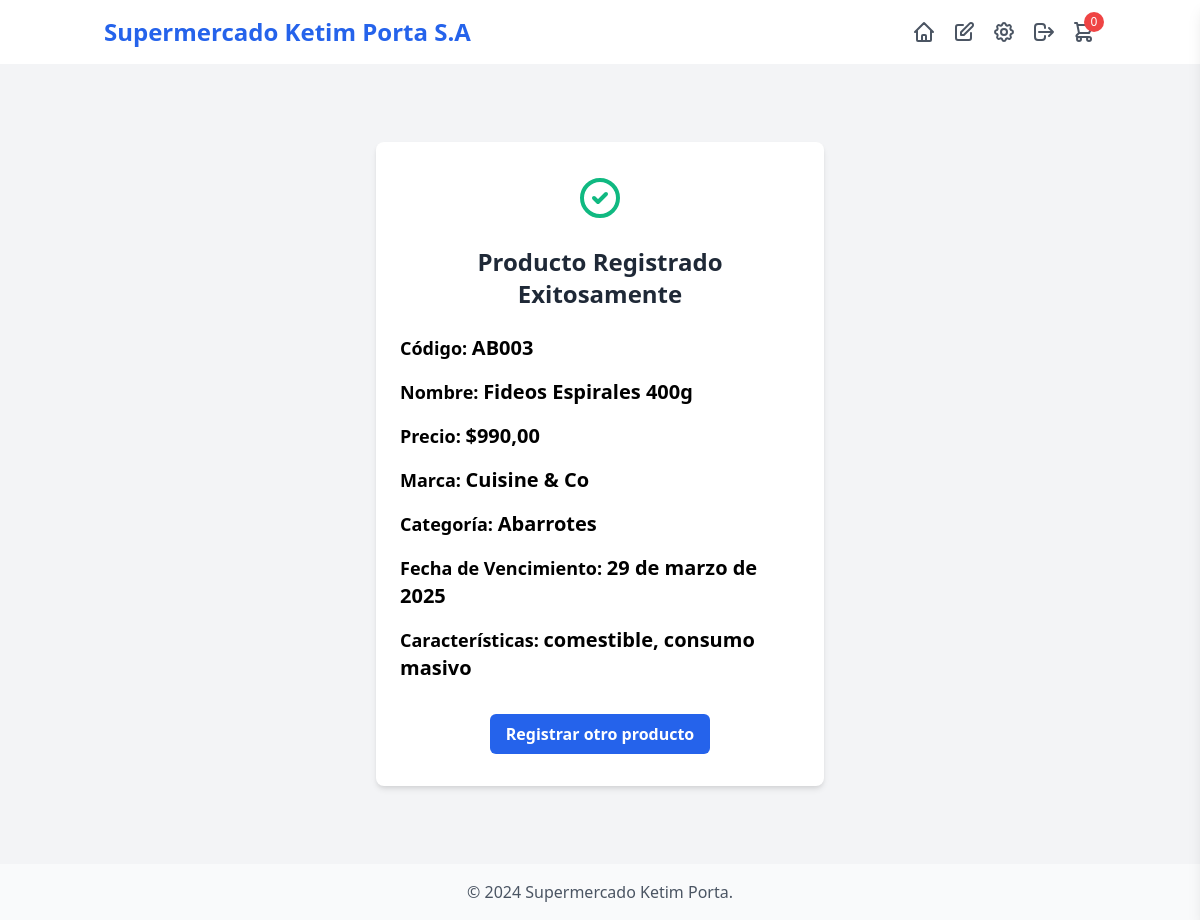
/resultado/7/ (signed in), run on the app's committed database.
### productos/models.py (models this page shows, shortened)
class Producto(models.Model):
    codigo = models.CharField(max_length=50, unique=True)
    nombre = models.CharField(max_length=100)
    precio = models.DecimalField(max_digits=10, decimal_places=2, default=0.00)
    marca = models.ForeignKey(Marca, on_delete=models.CASCADE)
    categoria = models.ForeignKey(Categoria, on_delete=models.SET_NULL, null=True)
    caracteristicas = models.ManyToManyField(Caracteristica)
    fecha_vencimiento = models.DateField()
    imagen = models.ImageField(upload_to='productos/', null=True, blank=True)

class Marca(models.Model):
    nombre = models.CharField(max_length=100, unique=True)
    def __str__(self):
        return self.nombre

class Categoria(models.Model):
    nombre = models.CharField(max_length=100, unique=True)
    def __str__(self):
        return self.nombre

class Caracteristica(models.Model):
    nombre = models.CharField(max_length=100, unique=True)

### productos/views.py (the view)
# urls.py: path('resultado/<int:producto_id>/', views.resultado_producto, name='resultado_producto'),
@login_required
def resultado_producto(request, producto_id):
    producto = Producto.objects.get(id=producto_id)
    return render(request, 'resultado.html', {'producto': producto})

### templates/resultado.html (shortened to what this page needs)
{% extends 'base.html' %}
{% block content %}
<div class="flex items-center justify-center min-h-screen bg-gray-100">
    <div class="w-full max-w-md">
        <div class="bg-white shadow-md rounded-lg overflow-hidden">
            <div class="px-6 py-8">
                <div class="flex items-center justify-center mb-6">
                    <svg class="h-12 w-12 text-green-500" fill="none" stroke="currentColor" viewBox="0 0 24 24" xmlns="http://www.w3.org/2000/svg">
                        <path stroke-linecap="round" stroke-linejoin="round" stroke-width="2" d="M9 12l2 2 4-4m6 2a9 9 0 11-18 0 9 9 0 0118 0z"></path>
                    </svg>
                </div>
                <h2 class="text-2xl font-bold text-center text-gray-800 mb-6">Producto Registrado Exitosamente</h2>
                <div class="space-y-4">
                    <p class="text-lg"><span class="font-semibold">Código:</span> <span class="text-xl font-bold">{{ producto.codigo }}</span></p>
                    <p class="text-lg"><span class="font-semibold">Nombre:</span> <span class="text-xl font-bold">{{ producto.nombre }}</span></p>
                    <p class="text-lg"><span class="font-semibold">Precio:</span> <span class="text-xl font-bold">${{ producto.precio }}</span></p>
                    <p class="text-lg"><span class="font-semibold">Marca:</span> <span class="text-xl font-bold">{{ producto.marca }}</span></p>
                    <p class="text-lg"><span class="font-semibold">Categoría:</span> <span class="text-xl font-bold">{{ producto.categoria }}</span></p>
                    <p class="text-lg"><span class="font-semibold">Fecha de Vencimiento:</span> <span class="text-xl font-bold">{{ producto.fecha_vencimiento }}</span></p>
                    <p class="text-lg"><span class="font-semibold">Características:</span>
                        <span class="text-xl font-bold">
                            {% for caracteristica in producto.caracteristicas.all %}
                                {{ caracteristica.nombre }}{% if not forloop.last %}, {% endif %}
                            {% endfor %}
                        </span>
                    </p>
                </div>
                <div class="mt-8 text-center">
                    <a href="{% url 'registro_producto' %}" class="inline-block bg-blue-600 hover:bg-blue-700 text-white font-bold py-2 px-4 rounded-md transition duration-300 ease-in-out">
                        Registrar otro producto
                    </a>
                </div>
            </div>
        </div>
    </div>
</div>
{% endblock %}

### data on the page
Producto: codigo "AB003", nombre "Fideos Espirales 400g", precio "990,00", marca "Cuisine & Co", categoria "Abarrotes", fecha_vencimiento "29 de marzo de 2025"
Caracteristica: nombre "comestible"
Caracteristica: nombre "consumo masivo"
